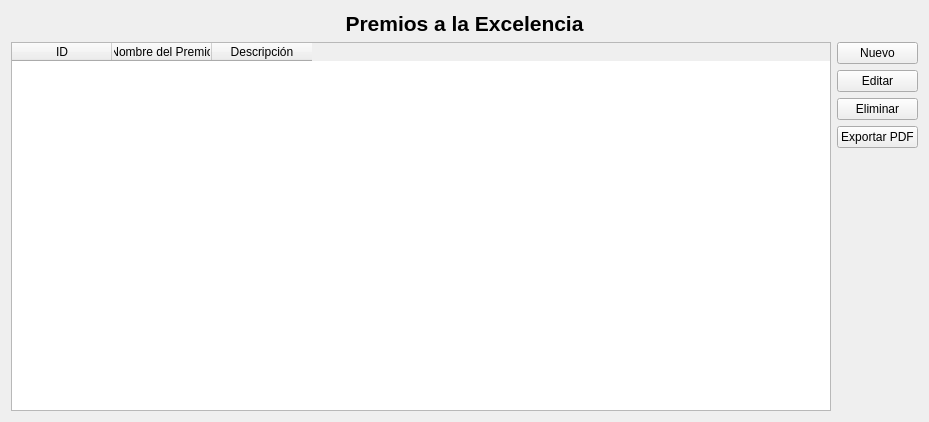
<?xml version="1.0" encoding="UTF-8"?>
<ui version="4.0">
 <class>PremioPage</class>
 <widget class="QWidget" name="PremioPage">
  <property name="geometry">
   <rect>
    <x>0</x>
    <y>0</y>
    <width>929</width>
    <height>422</height>
   </rect>
  </property>
  <property name="windowTitle">
   <string>Gestión de Premios</string>
  </property>
  
  <layout class="QVBoxLayout" name="mainLayout">
   
   <item>
    <widget class="QLabel" name="labelTitulo">
     <property name="font">
      <font>
       <pointsize>16</pointsize>
       <bold>true</bold>
      </font>
     </property>
     <property name="text">
      <string>Premios a la Excelencia</string>
     </property>
     <property name="alignment">
      <set>Qt::AlignmentFlag::AlignCenter</set>
     </property>
    </widget>
   </item>
   
   <item>
    <layout class="QHBoxLayout" name="contentLayout">
     
     <item>
      <widget class="QTableWidget" name="tablePremios">
       <property name="editTriggers">
        <set>QAbstractItemView::EditTrigger::NoEditTriggers</set>
       </property>
       <property name="selectionBehavior">
        <enum>QAbstractItemView::SelectionBehavior::SelectRows</enum>
       </property>
       <column>
        <property name="text">
         <string>ID</string>
        </property>
       </column>
       <column>
        <property name="text">
         <string>Nombre del Premio</string>
        </property>
       </column>
       <column>
        <property name="text">
         <string>Descripción</string>
        </property>
       </column>
      </widget>
     </item>
     
     <item>
      <layout class="QVBoxLayout" name="buttonLayout">
       <item>
        <widget class="QPushButton" name="btnNuevo">
         <property name="text">
          <string>Nuevo</string>
         </property>
        </widget>
       </item>
       <item>
        <widget class="QPushButton" name="btnEditar">
         <property name="text">
          <string>Editar</string>
         </property>
        </widget>
       </item>
       <item>
        <widget class="QPushButton" name="btnEliminar">
         <property name="text">
          <string>Eliminar</string>
         </property>
        </widget>
       </item>
       <item>
        <widget class="QPushButton" name="btnExportar">
         <property name="text">
          <string>Exportar PDF</string>
         </property>
        </widget>
       </item>
       <item>
        <spacer name="verticalSpacer">
         <property name="orientation">
          <enum>Qt::Orientation::Vertical</enum>
         </property>
         <property name="sizeHint" stdset="0">
          <size>
           <width>20</width>
           <height>40</height>
          </size>
         </property>
        </spacer>
       </item>
      </layout>
     </item>
     
    </layout>
   </item>
  </layout>
 </widget>
 <resources/>
 <connections/>
</ui>
